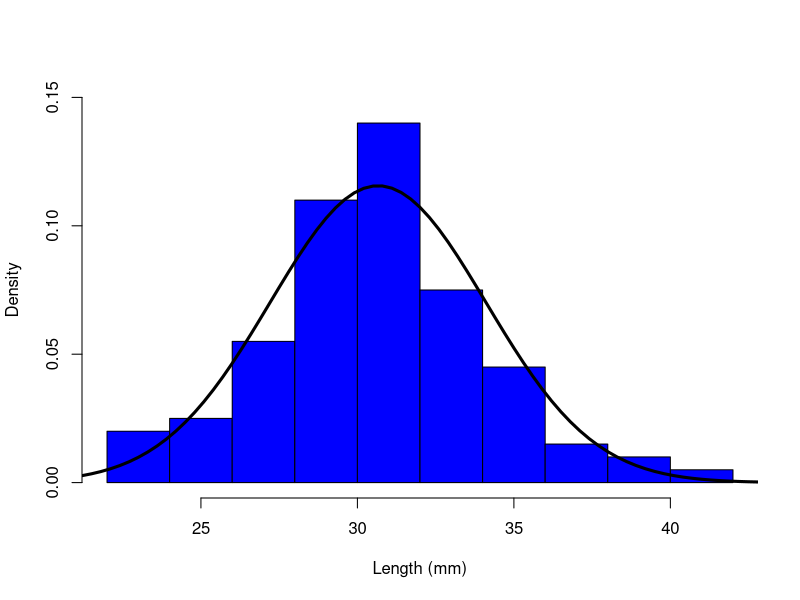
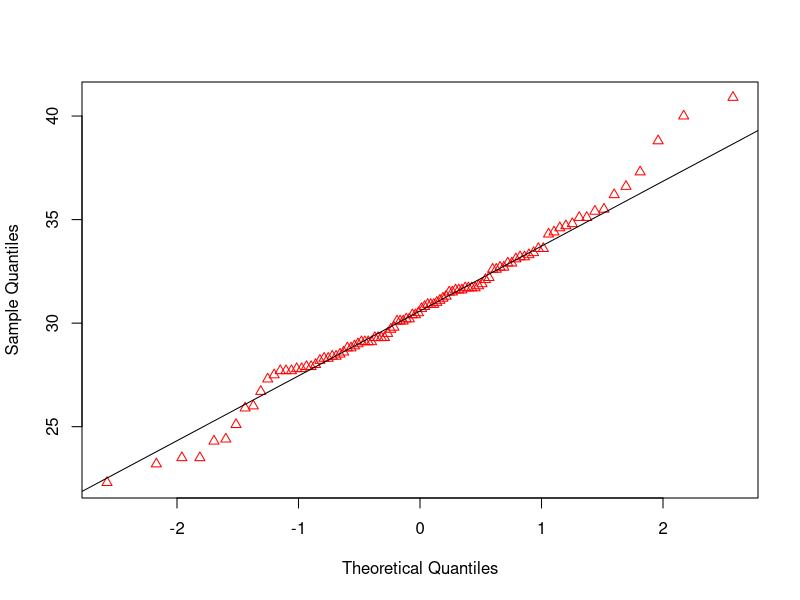
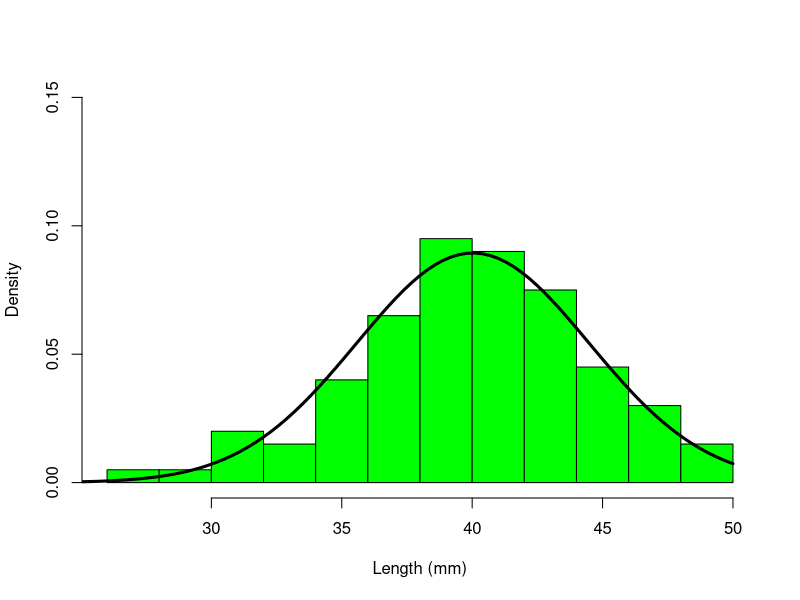
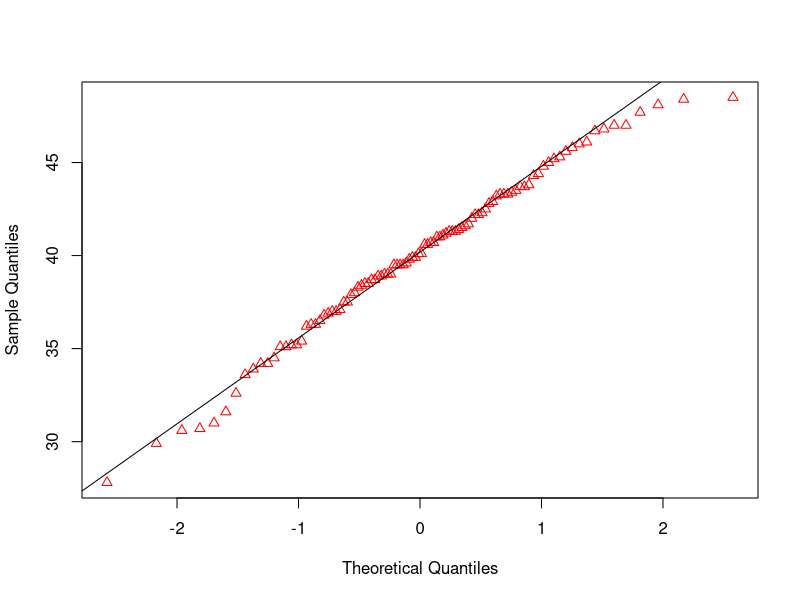
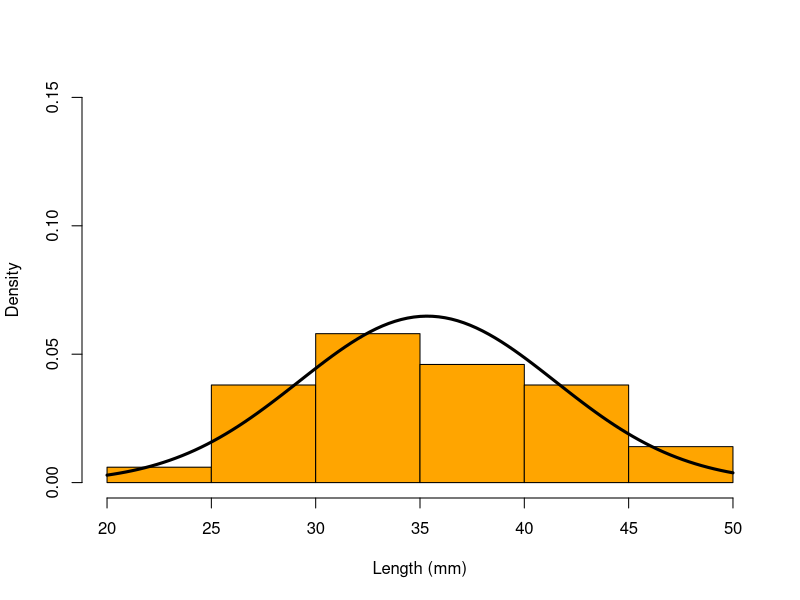
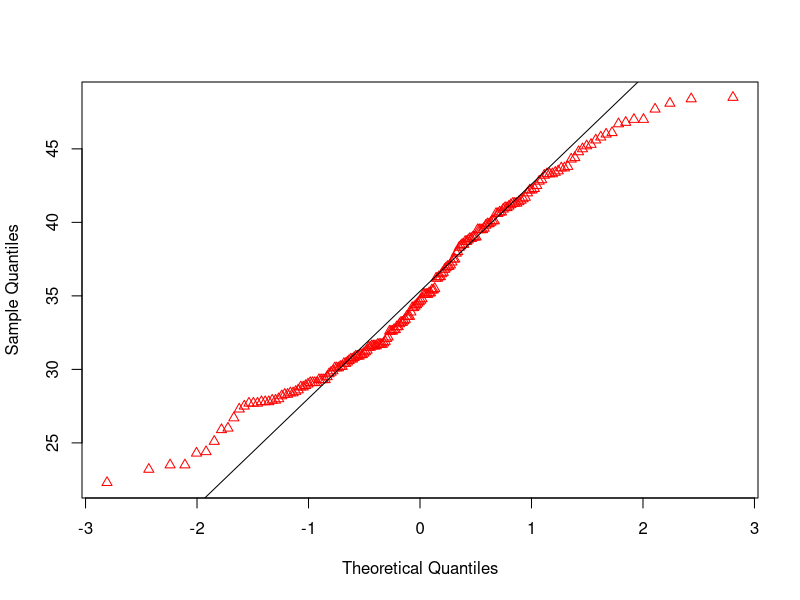
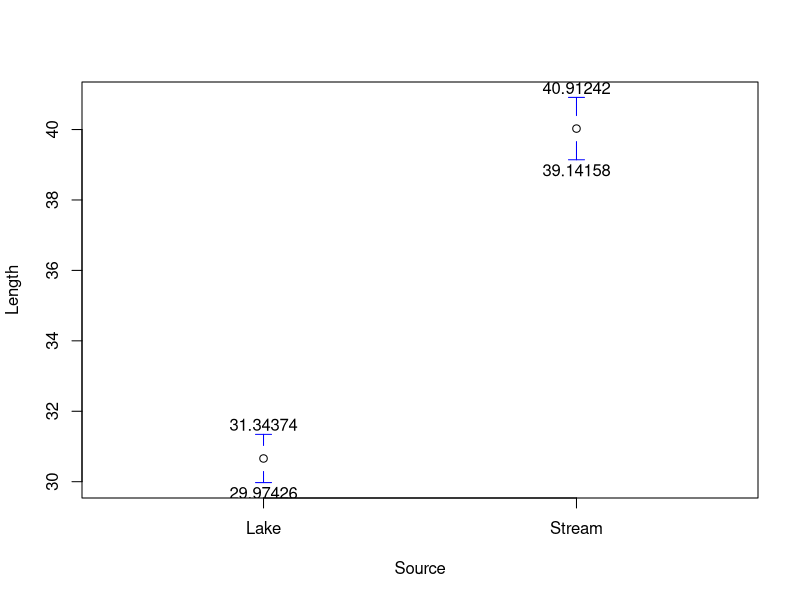
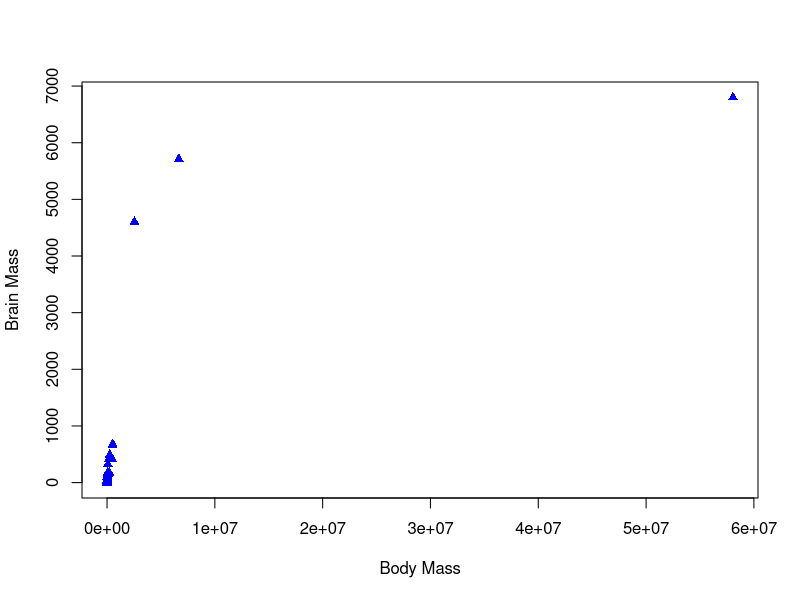

Generate these figures, in order, with R:
install.packages("nortest")
install.packages("gplots")



library(nortest)
library(gplots)

stickleback  <- read.table(file = "stickleback.csv", header = TRUE, sep = ",") #Import
stickleback #call tabel


hist(stickleback$length[stickleback$source == "Lake"], freq = F, main = "", xlab = "Length (mm)", ylab = "Density", col = "blue",ylim=c(0,0.15)) #make histogram
curve(dnorm(x, mean(stickleback$length[stickleback$source == "Lake"]), sd(stickleback$length[stickleback$source == "Lake"])), from = 20, to = 50, type = "l", lwd = 3, col = "black", add = T) # add curve
qqnorm(stickleback$length[stickleback$source == "Lake"], pch = 2, col = "red", main = "") # qq plot
qqline(stickleback$length[stickleback$source == "Lake"]) # theoretical line
ad.test(stickleback$length[stickleback$source == "Lake"]) #Anderson dairling test
shapiro.test(stickleback$length[stickleback$source == "Lake"]) # Shapiro-wilk normality test
t.test(stickleback$length[stickleback$source == "Lake"])

hist(stickleback$length[stickleback$source == "Stream"], freq = F, main = "", xlab = "Length (mm)", ylab = "Density", col = "green",ylim=c(0,0.15)) #make histogram
curve(dnorm(x, mean(stickleback$length[stickleback$source == "Stream"]), sd(stickleback$length[stickleback$source == "Stream"])), from = 20, to = 50, type = "l", lwd = 3, col = "black", add = T) # add curve
qqnorm(stickleback$length[stickleback$source == "Stream"], pch = 2, col = "red", main = "") # qq plot
qqline(stickleback$length[stickleback$source == "Stream"]) # theoretical line
ad.test(stickleback$length[stickleback$source == "Stream"]) #Anderson dairling test
shapiro.test(stickleback$length[stickleback$source == "Stream"]) # Shapiro-wilk normality test
t.test(stickleback$length[stickleback$source == "Stream"])

hist(stickleback$length, freq = F, main = "", xlab = "Length (mm)", ylab = "Density", col = "orange",ylim=c(0,0.15)) #make histogram
curve(dnorm(x, mean(stickleback$length), sd(stickleback$length)), from = 20, to = 50, type = "l", lwd = 3, col = "black", add = T) # add curve
qqnorm(stickleback$length, pch = 2, col = "red", main = "") # qq plot
qqline(stickleback$length) # theoretical line
ad.test(stickleback$length) #Anderson dairling test
shapiro.test(stickleback$length) # Shapiro-wilk normality test
t.test(stickleback$length)


plotmeans(stickleback$length~ stickleback$source, connect=F,
          n.label=F, ci.label=T, xlab = "Source", ylab = "Length")



mammal  <- read.table(file = "Mammal body and brain mass.csv", header = TRUE, sep = ",") #Import

plot(mammal$brain.mass ~ mammal$body.mass, pch = 17,xlab="Body Mass", ylab="Brain Mass", col= "blue")

ad.test(mammal$brain.mass) #Anderson darling test
ad.test(mammal$body.mass) #Anderson darling test


log.brain.mass <- log(mammal$brain.mass, 10)
log.body.mass <- log(mammal$body.mass, 10)

plot(log.brain.mass ~ log.body.mass, pch = 17,xlab="Body Mass", ylab="Brain Mass", col= "brown") #Adjust the axis titles, title, and color before saving.

ad.test(log.brain.mass)
ad.test(log.body.mass)
